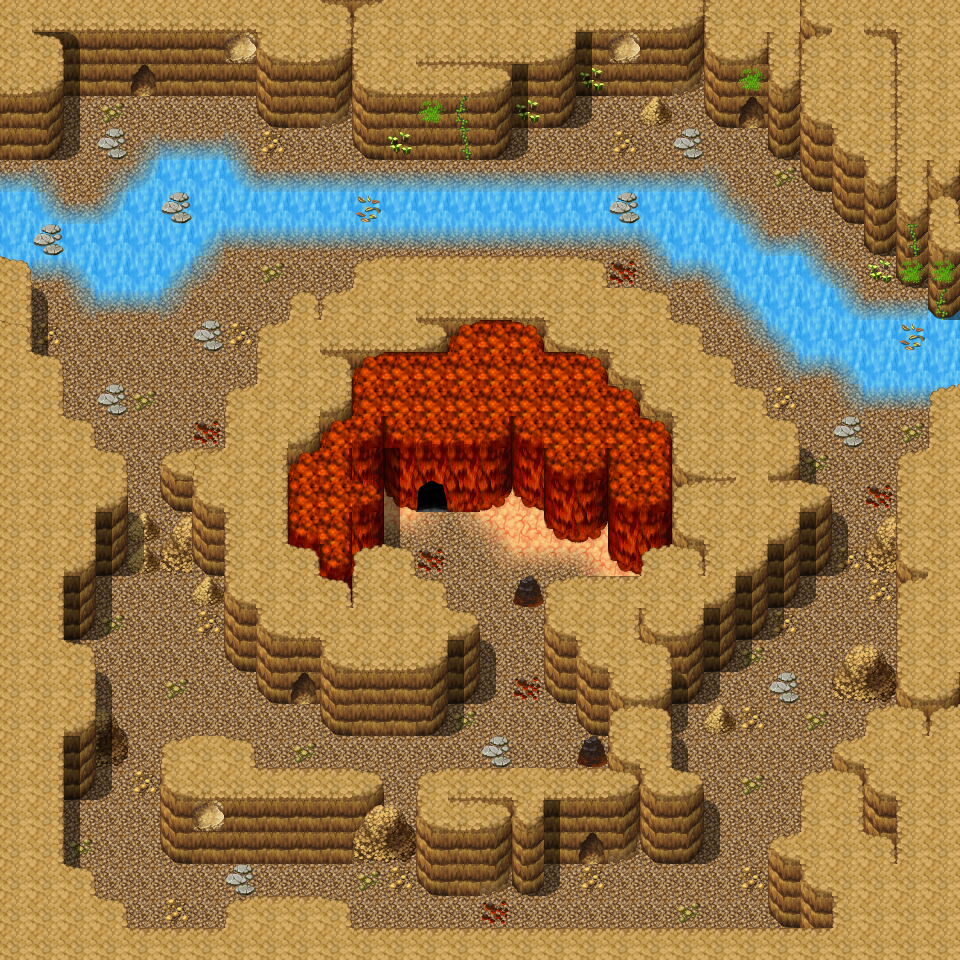

Below is a game level as drawn by its tile map, then a one-line description and the .tmx that defines it (tile-layer data replaced by summaries):
An orthogonal 30x30 tile map with 32x32 px tiles, 3 tile layers (Ground, Objects, Above), 1 hidden layer not drawn, 40 tilesets and 19 objects (17x spawn, 2x mapchange).

<map version="1.0" orientation="orthogonal" width="30" height="30" tilewidth="32" tileheight="32">
 <tileset firstgid="1" name="map_bed_1" tilewidth="32" tileheight="32">
  <image source="../drawable/map_bed_1.png" width="512" height="256" />
 </tileset>
 <tileset firstgid="129" name="map_border_1" tilewidth="32" tileheight="32">
  <image source="../drawable/map_border_1.png" width="512" height="256" />
 </tileset>
 <tileset firstgid="257" name="map_bridge_1" tilewidth="32" tileheight="32">
  <image source="../drawable/map_bridge_1.png" width="512" height="256" />
 </tileset>
 <tileset firstgid="385" name="map_broken_1" tilewidth="32" tileheight="32">
  <image source="../drawable/map_broken_1.png" width="512" height="256" />
 </tileset>
 <tileset firstgid="513" name="map_cavewall_1" tilewidth="32" tileheight="32">
  <image source="../drawable/map_cavewall_1.png" width="576" height="192" />
 </tileset>
 <tileset firstgid="621" name="map_cavewall_2" tilewidth="32" tileheight="32">
  <image source="../drawable/map_cavewall_2.png" width="576" height="192" />
 </tileset>
 <tileset firstgid="729" name="map_cavewall_3" tilewidth="32" tileheight="32">
  <image source="../drawable/map_cavewall_3.png" width="576" height="192" />
 </tileset>
 <tileset firstgid="837" name="map_chair_table_1" tilewidth="32" tileheight="32">
  <image source="../drawable/map_chair_table_1.png" width="512" height="256" />
 </tileset>
 <tileset firstgid="965" name="map_crate_1" tilewidth="32" tileheight="32">
  <image source="../drawable/map_crate_1.png" width="512" height="256" />
 </tileset>
 <tileset firstgid="1093" name="map_cupboard_1" tilewidth="32" tileheight="32">
  <image source="../drawable/map_cupboard_1.png" width="512" height="256" />
 </tileset>
 <tileset firstgid="1221" name="map_curtain_1" tilewidth="32" tileheight="32">
  <image source="../drawable/map_curtain_1.png" width="512" height="256" />
 </tileset>
 <tileset firstgid="1349" name="map_entrance_1" tilewidth="32" tileheight="32">
  <image source="../drawable/map_entrance_1.png" width="512" height="256" />
 </tileset>
 <tileset firstgid="1477" name="map_fence_1" tilewidth="32" tileheight="32">
  <image source="../drawable/map_fence_1.png" width="512" height="256" />
 </tileset>
 <tileset firstgid="1605" name="map_fence_2" tilewidth="32" tileheight="32">
  <image source="../drawable/map_fence_2.png" width="512" height="256" />
 </tileset>
 <tileset firstgid="1733" name="map_ground_1" tilewidth="32" tileheight="32">
  <image source="../drawable/map_ground_1.png" width="512" height="256" />
 </tileset>
 <tileset firstgid="1861" name="map_ground_2" tilewidth="32" tileheight="32">
  <image source="../drawable/map_ground_2.png" width="512" height="256" />
 </tileset>
 <tileset firstgid="1989" name="map_ground_3" tilewidth="32" tileheight="32">
  <image source="../drawable/map_ground_3.png" width="512" height="256" />
 </tileset>
 <tileset firstgid="2117" name="map_ground_4" tilewidth="32" tileheight="32">
  <image source="../drawable/map_ground_4.png" width="512" height="256" />
 </tileset>
 <tileset firstgid="2245" name="map_ground_5" tilewidth="32" tileheight="32">
  <image source="../drawable/map_ground_5.png" width="512" height="256" />
 </tileset>
 <tileset firstgid="2373" name="map_ground_6" tilewidth="32" tileheight="32">
  <image source="../drawable/map_ground_6.png" width="512" height="256" />
 </tileset>
 <tileset firstgid="2501" name="map_ground_7" tilewidth="32" tileheight="32">
  <image source="../drawable/map_ground_7.png" width="512" height="256" />
 </tileset>
 <tileset firstgid="2629" name="map_ground_8" tilewidth="32" tileheight="32">
  <image source="../drawable/map_ground_8.png" width="512" height="256" />
 </tileset>
 <tileset firstgid="2757" name="map_indoor_1" tilewidth="32" tileheight="32">
  <image source="../drawable/map_indoor_1.png" width="512" height="256" />
 </tileset>
 <tileset firstgid="2885" name="map_kitchen_1" tilewidth="32" tileheight="32">
  <image source="../drawable/map_kitchen_1.png" width="512" height="256" />
 </tileset>
 <tileset firstgid="3013" name="map_outdoor_1" tilewidth="32" tileheight="32">
  <image source="../drawable/map_outdoor_1.png" width="512" height="256" />
 </tileset>
 <tileset firstgid="3141" name="map_pillar_1" tilewidth="32" tileheight="32">
  <image source="../drawable/map_pillar_1.png" width="512" height="256" />
 </tileset>
 <tileset firstgid="3269" name="map_plant_1" tilewidth="32" tileheight="32">
  <image source="../drawable/map_plant_1.png" width="512" height="256" />
 </tileset>
 <tileset firstgid="3397" name="map_rock_1" tilewidth="32" tileheight="32">
  <image source="../drawable/map_rock_1.png" width="512" height="256" />
 </tileset>
 <tileset firstgid="3525" name="map_roof_1" tilewidth="32" tileheight="32">
  <image source="../drawable/map_roof_1.png" width="512" height="256" />
 </tileset>
 <tileset firstgid="3653" name="map_roof_2" tilewidth="32" tileheight="32">
  <image source="../drawable/map_roof_2.png" width="512" height="256" />
 </tileset>
 <tileset firstgid="3781" name="map_shop_1" tilewidth="32" tileheight="32">
  <image source="../drawable/map_shop_1.png" width="512" height="256" />
 </tileset>
 <tileset firstgid="3909" name="map_sign_ladder_1" tilewidth="32" tileheight="32">
  <image source="../drawable/map_sign_ladder_1.png" width="512" height="256" />
 </tileset>
 <tileset firstgid="4037" name="map_table_1" tilewidth="32" tileheight="32">
  <image source="../drawable/map_table_1.png" width="512" height="256" />
 </tileset>
 <tileset firstgid="4165" name="map_trail_1" tilewidth="32" tileheight="32">
  <image source="../drawable/map_trail_1.png" width="512" height="256" />
 </tileset>
 <tileset firstgid="4293" name="map_tree_1" tilewidth="32" tileheight="32">
  <image source="../drawable/map_tree_1.png" width="512" height="256" />
 </tileset>
 <tileset firstgid="4421" name="map_wall_1" tilewidth="32" tileheight="32">
  <image source="../drawable/map_wall_1.png" width="512" height="256" />
 </tileset>
 <tileset firstgid="4549" name="map_wall_2" tilewidth="32" tileheight="32">
  <image source="../drawable/map_wall_2.png" width="480" height="256" />
 </tileset>
 <tileset firstgid="4669" name="map_wall_3" tilewidth="32" tileheight="32">
  <image source="../drawable/map_wall_3.png" width="480" height="256" />
 </tileset>
 <tileset firstgid="4789" name="map_window_1" tilewidth="32" tileheight="32">
  <image source="../drawable/map_window_1.png" width="512" height="256" />
 </tileset>
 <tileset firstgid="4917" name="map_window_2" tilewidth="32" tileheight="32">
  <image source="../drawable/map_window_2.png" width="512" height="256" />
 </tileset>
 <layer name="Ground" width="30" height="30">
  <data>[900 cells, 900 non-empty, 33 distinct tile ids]</data>
 </layer>
 <layer name="Objects" width="30" height="30">
  <data>[900 cells, 293 non-empty, 48 distinct tile ids]</data>
 </layer>
 <layer name="Above" width="30" height="30">
  <data>[900 cells, 77 non-empty, 14 distinct tile ids]</data>
 </layer>
 <layer name="Walkable" width="30" height="30" visible="0">
  <data>[900 cells, 616 non-empty, 1 distinct tile ids]</data>
 </layer>
 <objectgroup name="Mapevents" visible="0">
  <object name="west" type="mapchange" x="0" y="160" width="32" height="32">
   <properties>
    <property name="map" value="waytobrimhavencave2" />
    <property name="place" value="east" />
   </properties>
  </object>
  <object name="cavedoor" type="mapchange" x="416" y="480" width="32" height="32">
   <properties>
    <property name="map" value="waytobrimhavencave3b" />
    <property name="place" value="south" />
   </properties>
  </object>
 </objectgroup>
 <objectgroup name="Spawn">
  <!-- 2 objects omitted --></objectgroup>
 <objectgroup name="Spawn2" visible="0">
  <!-- 15 objects omitted --></objectgroup>
 <objectgroup name="Keys" />
</map>
<!-- 17 of 19 objects omitted -->
